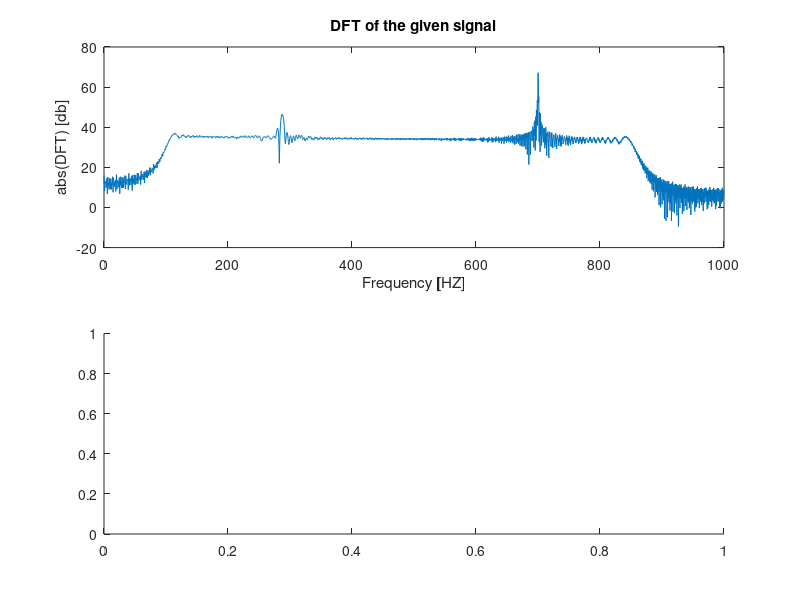

Write the MATLAB code that produced this figure. (Note: this script raises an error after producing the figure.)
%Question 1:


clear all; close all ; clc;
load("signal.mat");
f1 = figure();
f2 = figure();



figure(f1);
subplot(2,1,1);
dft1 = abs(fft(x));
FS1 = 2*1000;
Lx1 = length(x);
x1 = linspace(0,FS1,Lx1);

plot(x1(1:Lx1/2),mag2db(dft1(1:Lx1/2)));

title("DFT of the given signal");
xlabel("Frequency [HZ]");
ylabel("abs(DFT) [db]");
hold all;



%%%%%%%%%%%%%%%%%%%%

%Question 3 - EIV:



%Question 4:
figure(f1);

subplot(2,1,2);

N = 256;
xSpectralMat = fft_windows(x,N);

%Each row i of xSpecMat represents time that ranges from
%[(i-1)*N/Fs,i*N/Fs]

%Generate time axis:

t = (0: N/FS1:(length(x)-1)/FS1);
xSpectralMatdb = db(abs(xSpectralMat(:,1:N/2))); %mat to db(abs).
w3d = linspace(0,FS1/2,N/2);
mesh(w3d,t,xSpectralMatdb)
view(15,75);
xlabel('Frequncy [Hz]');
ylabel('Time [sec]');
zlabel('DFT [db]');


%Question 5:

%According to the formula we've described above, the line that contains
%time t is floor(t*Fs/N), and it can be derived by comparing the two
%sections of the equations, and using the value of t. Since the first
%matrix line has on offset of 1, we have to add this offset. hence - in our
%case, the line is : floor(0.55*Fs/N) +1 

lineContainsT =  floor(0.55*FS1/N) +1 ;
figure(f2);

subplot(2,3,1);
plot(w3d,xSpectralMatdb(lineContainsT,:))
xlabel("Frequency [HZ]");
ylabel("abs(DFT) [db]");


%Question 6:

figure(f2);
subplot(2,3,2);


lineContainsSingal = xSpectralMat(lineContainsT,:);
length(lineContainsSingal)

lineContainsSingal128 = lineContainsSingal(N/2-128/2:N/2+128/2-1);
lx6 = length(lineContainsSingal128);
x_lineContainsSingal128 = linspace(0,FS1/2,lx6/2);
x_lineContainsSingal128Fft = fft(x_lineContainsSingal128);
subplot(2,3,2);
plot(x_lineContainsSingal128, db(abs(fft(lineContainsSingal128(1:lx6/2)))));



xlabel("Frequency [HZ]");
ylabel("abs(DFT) [db]");




